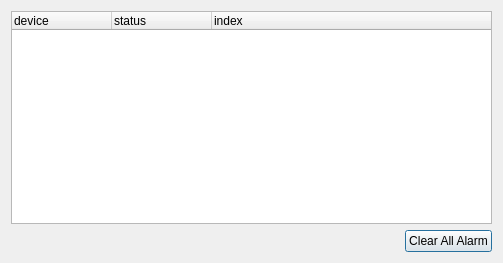
<?xml version="1.0" encoding="UTF-8"?>
<ui version="4.0">
 <class>StatusErrDialog</class>
 <widget class="QDialog" name="StatusErrDialog">
  <property name="geometry">
   <rect>
    <x>0</x>
    <y>0</y>
    <width>503</width>
    <height>263</height>
   </rect>
  </property>
  <property name="windowTitle">
   <string>Error</string>
  </property>
  <layout class="QVBoxLayout" name="verticalLayout">
   <item>
    <widget class="QTreeWidget" name="treeWidget">
     <column>
      <property name="text">
       <string>device</string>
      </property>
     </column>
     <column>
      <property name="text">
       <string>status</string>
      </property>
     </column>
     <column>
      <property name="text">
       <string>index</string>
      </property>
     </column>
    </widget>
   </item>
   <item>
    <layout class="QHBoxLayout" name="horizontalLayout">
     <item>
      <spacer name="horizontalSpacer">
       <property name="orientation">
        <enum>Qt::Horizontal</enum>
       </property>
       <property name="sizeHint" stdset="0">
        <size>
         <width>40</width>
         <height>20</height>
        </size>
       </property>
      </spacer>
     </item>
     <item>
      <widget class="QPushButton" name="btn_Clear">
       <property name="text">
        <string>Clear All Alarm</string>
       </property>
      </widget>
     </item>
    </layout>
   </item>
  </layout>
 </widget>
 <resources/>
 <connections/>
</ui>
